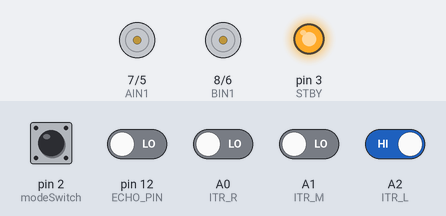
Simulated run of this sketch. Board: Arduino Uno, built with avr-gcc and run on an emulated ATmega328P. On the bench: direction and speed pins drawn as motors (green arrow = direction pin HIGH = forward, orange = LOW = backward, longer = more drive, stopped while the standby pin is LOW), output pins drawn as LEDs (lit = HIGH). The inputs (shaded band) are chosen by the test bench; at power-on: A2 (ITR_L) HIGH, A0 (ITR_R), A1 (ITR_M), pin 2 (modeSwitch), pin 12 (ECHO_PIN) LOW. Pins used as bus, display or sensor lines are not drawn.

Above: at 1.8 s.
1.9 s: A2 (ITR_L) driven LOW
6.2 s: A0 (ITR_R) driven HIGH
At 8.0 s:
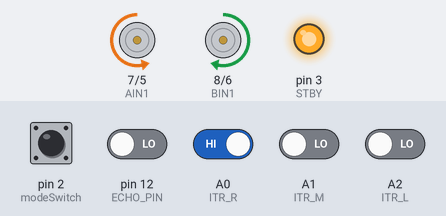
8.6 s: A1 (ITR_M) driven HIGH
At 10.3 s:
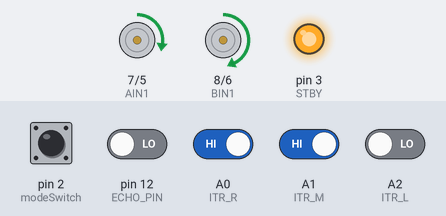
10.6 s: A0 (ITR_R) driven LOW
At 11.7 s:
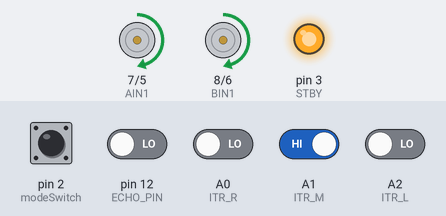
12.6 s: A2 (ITR_L) driven HIGH
At 14.1 s:
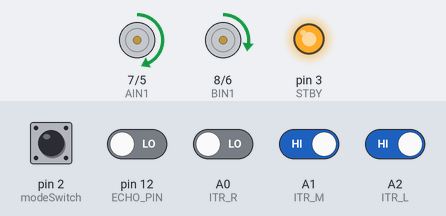
14.6 s: A1 (ITR_M) driven LOW
At 16.5 s:
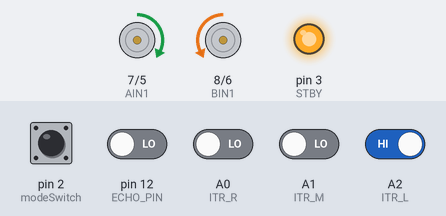
Timing chart, 0 to 17.7 s (numbered marks = the images above; inputs shaded):
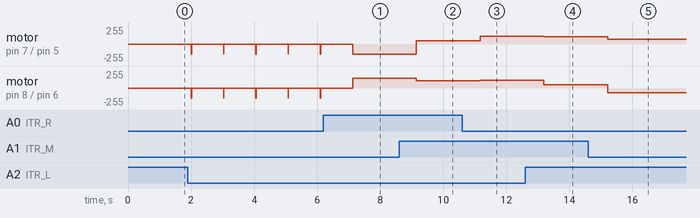

The sketch:

Project_line_following_aurdino.ino
```cpp
// define mode Switch pin
#define modeSwitch 2

// define motors pins
#define PWMA 5    // controls power to right motor
#define PWMB 6    // controls power to left motor
#define AIN1 7    // controls direction of right motor, HIGH = FORWARD, LOW = REVERSE
#define BIN1 8    // controls direction of left motor, HIGH = FORWARD, LOW = REVERSE
#define STBY 3    // controls standby if LOW, run if HIGH

// define ultrasonic pins
#define TRIG_PIN 13   // pin to trigger pin on the ultrasonic sensor
#define ECHO_PIN 12   // pin to echo pin on the ultrasonic sensor
#define MAX_DISTANCE 20   // maximum distance we want to ping for (in centimeters)

// define line tracking pins
#define ITR_R A0    // pin to right sensor
#define ITR_M A1    // pin to middle sensor
#define ITR_L A2    // pin to left sensor

void setup() {
  // motors initialization
  pinMode(PWMA, OUTPUT);
  pinMode(PWMB, OUTPUT);
  pinMode(AIN1, OUTPUT);
  pinMode(BIN1, OUTPUT);
  pinMode(STBY, OUTPUT);
  digitalWrite(STBY, HIGH); // enable motors to run

  // ultrasonic module initialization
  pinMode(ECHO_PIN, INPUT);
  pinMode(TRIG_PIN, OUTPUT);

  // line tracking module initialization
  pinMode(ITR_R, INPUT);
  pinMode(ITR_M, INPUT);
  pinMode(ITR_L, INPUT);
}

void loop() {
  while (digitalRead(modeSwitch) == 1);   // wait for mode switch to be pressed
  delay(1000);    // wait 1 second then start to ensure stable startup

  while (true) {
    obstacle_detection();   // function for obstacle detection
    line_tracking();        // function for line tracking
  }
}

// obstacle detection function logic
void obstacle_detection() {
  long duration;
  int distance;
  while (true) {    // keep checking until the obstacle is removed
    // short pulse to trigger the ultrasonic sensor
    digitalWrite(TRIG_PIN, LOW);
    delay(2);
    digitalWrite(TRIG_PIN, HIGH);
    delay(10);
    digitalWrite(TRIG_PIN, LOW);

    // read the echo pin and calculate the distance
    duration = pulseIn(ECHO_PIN, HIGH); //measures the echo duration
    distance = duration * 0.034 / 2;  // Convert to cm

    // if an obstacle is detected within MAX_DISTANCE, stop the robot
    if (distance > 0 && distance <= MAX_DISTANCE) { stop(); }
    else { break; }   // exit the loop when the obstacle is removed
    delay(500);      // small delay to avoid excessive sensor readings
  }
}

// line tracking function logic
void line_tracking(){
  // booleans to store sensor values: 1 for black, 0 for white
  bool left = digitalRead(ITR_L);
  bool middle = digitalRead(ITR_M);
  bool right = digitalRead(ITR_R);

  if (!left && middle && !right) {    // centered on the line
    forward();                    // move forward
  }
  else if (left && middle) {        // line detected between left and middle
    turnLeft();                     // drifting right → gentle left correction
  }
  else if (middle && right) {      // line detected between middle and right
    turnRight();                   // drifting left → gentle right correction
  }
  else if (left && !middle) {     // line detected on most left
    sharpLeft();                  // far right of line → sharp left turn
  }
  else if (!middle && right) {   // line detected on most right
    sharpRight();                // Far left of line → sharp right turn
  }
  else if (!left && !middle && !right) {   // line is not detected
    recover();                             // Lost line → search for line
  }
  else {    // if none of the above, stop for safety
    stop();
  }
}

// motor control functions
// motor A: right, motor B: left
void stop() {
  // set both motor speeds to 0
  analogWrite(PWMB, 0);
  analogWrite(PWMA, 0);
}

void forward() {
  // set them to forward direction and same speed
 //Both motors rotate in the same direction
  digitalWrite(AIN1, HIGH);
  digitalWrite(BIN1, HIGH);
  analogWrite(PWMA, 120);
  analogWrite(PWMB, 120);
}

void backward() {
  // set them to reverse direction and same speed
 //Both motors rotate in the same direction
  digitalWrite(AIN1, LOW);
  digitalWrite(BIN1, LOW);
  analogWrite(PWMA, 150);
  analogWrite(PWMB, 150);
}

void turnLeft() {
  // gentle left turn: both to forward direction but reduce left speed, increase right speed
  digitalWrite(AIN1, HIGH);
  digitalWrite(BIN1, HIGH);
  analogWrite(PWMA, 110); // Faster right
  analogWrite(PWMB, 50);  // Slower left
}

void turnRight() {
  // gentle right turn: both to forward direction but reduce right speed, increase left speed
  digitalWrite(AIN1, HIGH);
  digitalWrite(BIN1, HIGH);
  analogWrite(PWMA, 50);
  analogWrite(PWMB, 110);
}

void sharpLeft() {
  // turn sharply left: same speed for both but left reverse, right forward
  digitalWrite(AIN1, HIGH);
  analogWrite(PWMA, 70);
  digitalWrite(BIN1, LOW);
  analogWrite(PWMB, 70);
}

void sharpRight() {
  // turn sharply right: same speed for both but right reverse, left forward
  digitalWrite(AIN1, LOW);
  analogWrite(PWMA, 70); // Right motor reverse
  digitalWrite(BIN1, HIGH);
  analogWrite(PWMB, 70); // Left motor forward
}

void recover() {  // recovering algorithm when robot loses the line
  stop(); //to prevent unintended forward motion
  backward();
  delay(10);
  stop(); //ensuring the robot does not overshoot or drift
}
```

Measured:
- after the input at 6.2 s, motor on pin 7 (AIN1) / pin 5 (PWMA): goes on until 7.1 s, then stays backward 150/255
- after the input at 8.6 s, motor on pin 7 (AIN1) / pin 5 (PWMA): backward 150/255 → forward 50/255 after 0.55 s; motor on pin 8 (BIN1) / pin 6 (PWMB): forward 150/255 → forward 110/255 after 0.55 s
- after the input at 10.6 s, motor on pin 7 (AIN1) / pin 5 (PWMA): forward 50/255 → forward 120/255 after 0.57 s; motor on pin 8 (BIN1) / pin 6 (PWMB): forward 110/255 → forward 120/255 after 0.57 s
- after the input at 12.6 s, motor on pin 7 (AIN1) / pin 5 (PWMA): forward 120/255 → forward 110/255 after 0.60 s; motor on pin 8 (BIN1) / pin 6 (PWMB): forward 120/255 → forward 50/255 after 0.60 s
- after the input at 14.6 s, motor on pin 7 (AIN1) / pin 5 (PWMA): forward 110/255 → forward 70/255 after 0.62 s; motor on pin 8 (BIN1) / pin 6 (PWMB): forward 50/255 → backward 70/255 after 0.62 s
- by itself, motor on pin 7 (AIN1) / pin 5 (PWMA), motor on pin 8 (BIN1) / pin 6 (PWMB): alternates backward 150/255 for 0.01 s and stopped for 1.0 s
